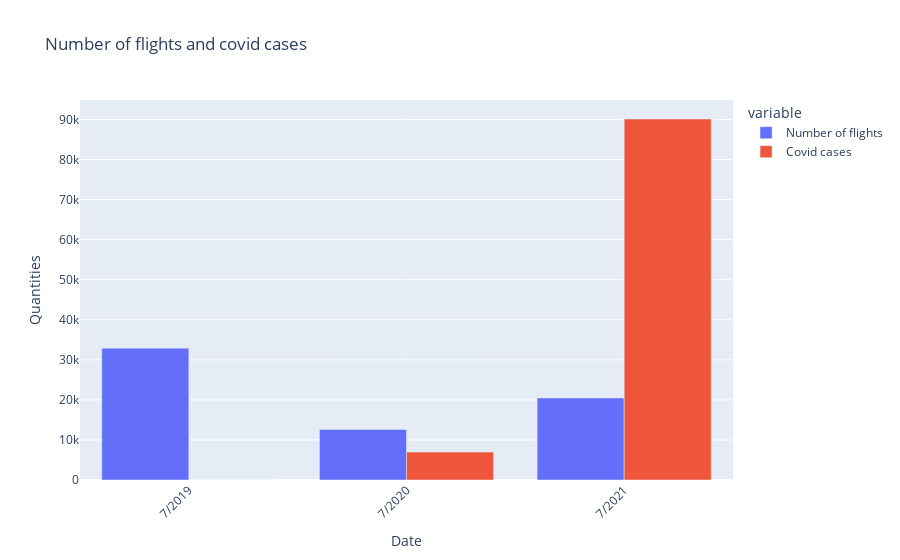

Notebook source saved alongside this figure:
### Code cell
fig = px.bar(df1, x='Date', y=['Number of flights', 'Covid cases'],barmode='group',
             title='Number of flights and covid cases')


fig.update_yaxes(title_text='Quantities')
fig.update_xaxes(title_text='Date')
fig.update_layout(barmode='group', xaxis_tickangle=-45)
fig.show()

### Figure 1 — Plotly figure (JSON) as saved in the notebook; plotly's stock layout.template omitted (floating-point values rounded to 4 significant figures)
{"data": [{"alignmentgroup": "True", "hovertemplate": "variable=Number of flights<br>Date=%{x}<br>value=%{y}<extra></extra>", "legendgroup": "Number of flights", "marker": {"color": "#636efa", "pattern": {"shape": ""}}, "name": "Number of flights", "offsetgroup": "Number of flights", "orientation": "v", "showlegend": true, "textposition": "auto", "type": "bar", "x": ["7/2019", "7/2020", "7/2021"], "xaxis": "x", "y": [32917, 12618, 20479], "yaxis": "y"}, {"alignmentgroup": "True", "hovertemplate": "variable=Covid cases<br>Date=%{x}<br>value=%{y}<extra></extra>", "legendgroup": "Covid cases", "marker": {"color": "#EF553B", "pattern": {"shape": ""}}, "name": "Covid cases", "offsetgroup": "Covid cases", "orientation": "v", "showlegend": true, "textposition": "auto", "type": "bar", "x": ["7/2019", "7/2020", "7/2021"], "xaxis": "x", "y": [0, 6959, 90119], "yaxis": "y"}], "layout": {"barmode": "group", "legend": {"title": {"text": "variable"}, "tracegroupgap": 0}, "title": {"text": "Number of flights and covid cases"}, "xaxis": {"anchor": "y", "domain": [0, 1], "tickangle": -45, "title": {"text": "Date"}}, "yaxis": {"anchor": "x", "domain": [0, 1], "title": {"text": "Quantities"}}}}
